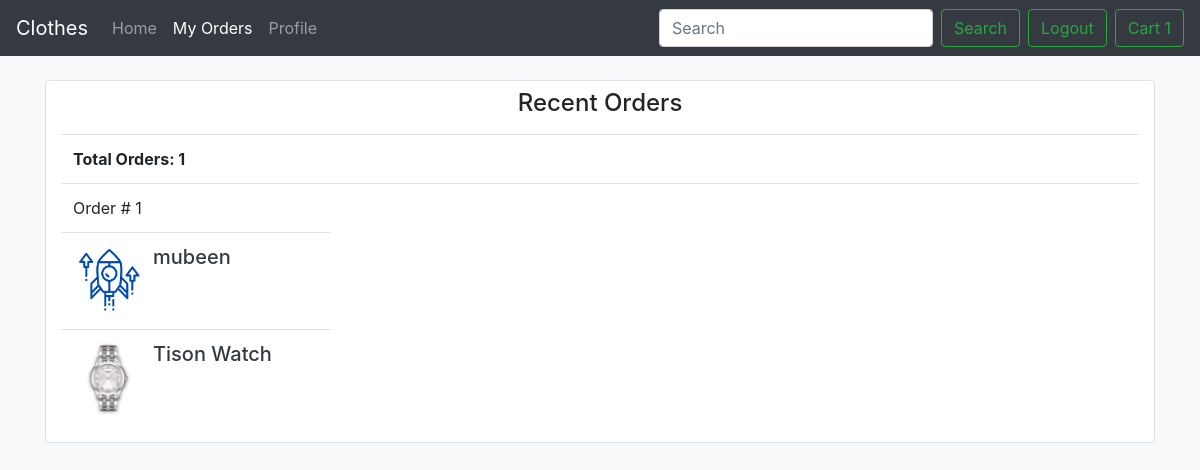
The page /users/orders/ (signed in) on the database its author committed.
### users/models.py (models this page shows, shortened)
class CustomUser(AbstractUser):
    first_name = models.CharField(max_length=50,null=True,blank=True)
    last_name = models.CharField(max_length=50,null=True,blank=True)
    age = models.CharField(max_length=20, null=True,blank=True)
    cnic = models.CharField(max_length=15)
    date_of_birth = models.CharField(max_length=100,default='none')
    gender = models.CharField(max_length=10)
    cart = models.ManyToManyField(Product,null=True,blank=True)

### ecom/models.py (models this page shows, shortened)
class Order(models.Model):
    products = models.ManyToManyField(Product,blank=True,related_name='products')
    user = models.ForeignKey('users.CustomUser',on_delete=models.CASCADE)
    quan = models.ManyToManyField(Quantity,related_name='quan')
    total_price = models.IntegerField(blank=True,null=True)
    quantity = models.TextField(max_length=500,null=True,blank=True)
    email = models.CharField(max_length=100,blank=True,null=True)
    address = models.CharField(max_length=400,blank=True,null=True)
    city = models.CharField(max_length=100,blank=True,null=True)
    first_name = models.CharField(max_length=100,blank=True,null=True)
    last_name = models.CharField(max_length=100,blank=True,null=True)

class Product(models.Model):
    title = models.CharField(max_length=100,unique=True)
    slug = models.CharField(max_length=100,unique=True)
    description = models.CharField(max_length=100)
    price = models.IntegerField(default=0)
    publish = models.DateTimeField(auto_now_add=True)
    category = models.ForeignKey(Category,on_delete=models.PROTECT,default=1)
    image = models.ImageField(upload_to='images/')
    image1 = models.ImageField(upload_to='images/')
    image2 = models.ImageField(upload_to='images/')
    def get_absolute_url(self):
        return reverse("ecom:single_post", args=[self.slug])

### users/views.py (the view)
# urls.py: path('orders/',orders,name='name')
def orders(request):
    order = Order.objects.filter(user=request.user).distinct()
    return render(request,'orders.html',{'order':order,})

### users/templates/orders.html (shortened to what this page needs)
{% extends "base.html" %} {% block content %}
<div class="container">
  <div class="bg-white my-4 rounded border">
    <div class="col-md-12 col-sm-12 col-xs-12 col-md-pull-6 col-sm-pull-6">
      <div class="panel panel-default">
        <div class="panel-heading text-center py-2"><h4>Recent Orders</h4></div>
        <div class="panel-body">
          <table class="table borderless">
            <thead>
              <tr>
                <td><strong>Total Orders: {{order.count}}</strong></td>
                <td></td>
                <td></td>
              </tr>
            </thead>
            <tbody>
              {% for i in order %}
              <tr>
                <td>Order # {{forloop.counter}}</td>
                <td></td>
                <td></td>
              </tr>
              {% for j in i.products.all %}
              <tr>
                <td class="col-md-3">
                  <div class="media">
                    <a class="thumbnail pull-left" href="#">
                      <img
                        class="media-object"
                        src="{{j.image.url}}"
                        style="width: 72px; height: 72px"
                      />
                    </a>
                    <div class="media-body ml-2">
                     <a href="{{j.get_absolute_url}}"> <h5 class="media-heading text-dark">{{j.title}}</h5></a>
                    </div>
                  </div>
                </td>
              </tr>
              {% endfor %} {% endfor %}
            </tbody>
          </table>
        </div>
      </div>
    </div>
  </div>
  {% endblock content %}
{% block active_orders %}
  active
{% endblock active_orders %}

### templates/base.html (shortened to what this page needs)
<!DOCTYPE html>
<html lang="en">
  <head>
    {% load static %}
    <link rel="stylesheet" href="{% static 'singleproduct.css' %}" />
    <link rel="stylesheet" href="{% static 'style.css' %}" />
    <link
      rel="stylesheet"
      href="https://stackpath.bootstrapcdn.com/bootstrap/4.5.0/css/bootstrap.min.css"
    />
    <link
      rel="stylesheet"
      href="https://maxcdn.bootstrapcdn.com/font-awesome/4.7.0/css/font-awesome.min.css"
    />
  </head>
  <body class="bg-light">
    <nav class="navbar navbar-expand-lg navbar-dark bg-dark">
      <a class="navbar-brand" href="/">Clothes</a>
      <div class="collapse navbar-collapse" id="navbarSupportedContent">
        <ul class="navbar-nav mr-auto">
          <li class="nav-item {% block active_home %}
          {% endblock active_home %}">
            <a class="nav-link" href="/"
              >Home <span class="sr-only">(current)</span></a
            >
          </li>
          {% if user.is_authenticated %}
          <li class="nav-item {% block active_orders %}
          {% endblock active_orders %}">
            <a class="nav-link" href="/users/orders">My Orders</a>
          </li>
          <li class="nav-item {% block active_profile %}
          {% endblock active_profile %}">
            <a class="nav-link" href="/users/profile">Profile</a>
          </li>
          {% endif %}
        </ul>
        <form class="d-flex mr-2" action="/search">
          <input class="form-control me-2" name='search' type="search" placeholder="Search" aria-label="Search">
          <button class="btn btn-outline-success ml-2" type="submit">Search</button>
        </form>
        {% if user.is_authenticated %}
        <a href="/users/logout"
          ><button class="btn btn-outline-success my-2 my-sm-0">
            Logout
          </button></a
        >
        <a href="/cart"
        ><button class="btn btn-outline-success my-2 ml-2 my-sm-0">
              Cart {{user.cart.count}}
        </button></a
      >
        {% endif %}
      </div>
    </nav>
    {% block content %}
     {% endblock content %}
  </body>
</html>

### static/style.css (style rules this page uses)
body { color: #fff; background: #63738a; font-family: 'Roboto', sans-serif; }
.form-control { height: 40px; box-shadow: none; color: #969fa4; }
.form-control, .btn { border-radius: 3px; }

### rows shown on the page
CustomUser: cart.count "1"
Product: image (picture), title "mubeen"
Product: image (picture), title "Tison Watch"

### other values the page prints
{{ order.count }} "1"
